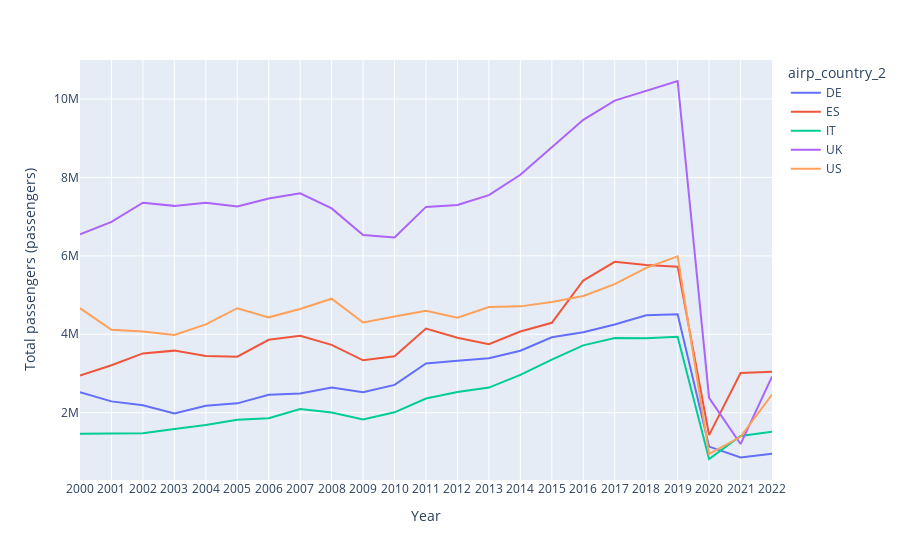

The cell this chart's notebook holds for it:
### Markdown cell above
After this information we made a top 5 of countries for passengers. Here you can see the historical data of the top 5. COVID is clearly visible.

### Code cell
total_passengers = top_passengers.groupby(['airp_country_2','Year']).sum()
total_passengers = total_passengers.reset_index()
total_passengers = codes_correction(total_passengers,'airp_country_2')
fig = px.line(total_passengers, x='Year', y= 'OBS_VALUE' ,color='airp_country_2',labels= passenger_labels)
fig.show()

### Figure 1 — Plotly figure (JSON) as saved in the notebook; plotly's stock layout.template omitted (floating-point values rounded to 4 significant figures)
{"data": [{"hovertemplate": "airp_country_2=DE<br>Year=%{x}<br>Total passengers (passengers)=%{y}<extra></extra>", "legendgroup": "DE", "line": {"color": "#636efa", "dash": "solid"}, "marker": {"symbol": "circle"}, "mode": "lines", "name": "DE", "orientation": "v", "showlegend": true, "type": "scatter", "x": ["2000", "2001", "2002", "2003", "2004", "2005", "2006", "2007", "2008", "2009", "2010", "2011", "2012", "2013", "2014", "2015", "2016", "2017", "2018", "2019", "2020", "2021", "2022"], "xaxis": "x", "y": [2524845, 2288619, 2190228, 1982774, 2178144, 2238925, 2458112, 2492000, 2645315, 2522413, 2710028, 3256008, 3325257, 3388949, 3581439, 3925346, 4052464, 4248871, 4485984, 4510807, 1135872, 860001, 955069], "yaxis": "y"}, {"hovertemplate": "airp_country_2=ES<br>Year=%{x}<br>Total passengers (passengers)=%{y}<extra></extra>", "legendgroup": "ES", "line": {"color": "#EF553B", "dash": "solid"}, "marker": {"symbol": "circle"}, "mode": "lines", "name": "ES", "orientation": "v", "showlegend": true, "type": "scatter", "x": ["2000", "2001", "2002", "2003", "2004", "2005", "2006", "2007", "2008", "2009", "2010", "2011", "2012", "2013", "2014", "2015", "2016", "2017", "2018", "2019", "2020", "2021", "2022"], "xaxis": "x", "y": [2945798, 3208768, 3512089, 3583139, 3443887, 3428028, 3859654, 3960591, 3729199, 3336256, 3440271, 4146554, 3913213, 3747772, 4069119, 4292170, 5370973, 5848240, 5769839, 5725209, 1427081, 3012581, 3045700], "yaxis": "y"}, {"hovertemplate": "airp_country_2=IT<br>Year=%{x}<br>Total passengers (passengers)=%{y}<extra></extra>", "legendgroup": "IT", "line": {"color": "#00cc96", "dash": "solid"}, "marker": {"symbol": "circle"}, "mode": "lines", "name": "IT", "orientation": "v", "showlegend": true, "type": "scatter", "x": ["2000", "2001", "2002", "2003", "2004", "2005", "2006", "2007", "2008", "2009", "2010", "2011", "2012", "2013", "2014", "2015", "2016", "2017", "2018", "2019", "2020", "2021", "2022"], "xaxis": "x", "y": [1460858, 1477603, 1475820, 1585276, 1688084, 1820802, 1860645, 2091667, 2005934, 1825400, 2010297, 2362084, 2530017, 2640791, 2964706, 3354565, 3717816, 3902294, 3897778, 3937034, 819354, 1406156, 1516285], "yaxis": "y"}, {"hovertemplate": "airp_country_2=UK<br>Year=%{x}<br>Total passengers (passengers)=%{y}<extra></extra>", "legendgroup": "UK", "line": {"color": "#ab63fa", "dash": "solid"}, "marker": {"symbol": "circle"}, "mode": "lines", "name": "UK", "orientation": "v", "showlegend": true, "type": "scatter", "x": ["2000", "2001", "2002", "2003", "2004", "2005", "2006", "2007", "2008", "2009", "2010", "2011", "2012", "2013", "2014", "2015", "2016", "2017", "2018", "2019", "2020", "2021", "2022"], "xaxis": "x", "y": [6549267, 6865945, 7354035, 7274878, 7356860, 7258205, 7462341, 7595698, 7211149, 6532316, 6467602, 7248978, 7295638, 7550118, 8067739, 8756504, 9469721, 9960215, 10207181, 10459369, 2377412, 1200348, 2921901], "yaxis": "y"}, {"hovertemplate": "airp_country_2=US<br>Year=%{x}<br>Total passengers (passengers)=%{y}<extra></extra>", "legendgroup": "US", "line": {"color": "#FFA15A", "dash": "solid"}, "marker": {"symbol": "circle"}, "mode": "lines", "name": "US", "orientation": "v", "showlegend": true, "type": "scatter", "x": ["2000", "2001", "2002", "2003", "2004", "2005", "2006", "2007", "2008", "2009", "2010", "2011", "2012", "2013", "2014", "2015", "2016", "2017", "2018", "2019", "2020", "2021", "2022"], "xaxis": "x", "y": [4665671, 4115379, 4071753, 3983221, 4253856, 4664817, 4432087, 4644496, 4908050, 4300251, 4454516, 4596671, 4421461, 4696070, 4711782, 4825930, 4975384, 5280622, 5693758, 5987041, 948962, 1384357, 2460987], "yaxis": "y"}], "layout": {"legend": {"title": {"text": "airp_country_2"}, "tracegroupgap": 0}, "margin": {"t": 60}, "xaxis": {"anchor": "y", "domain": [0, 1], "title": {"text": "Year"}}, "yaxis": {"anchor": "x", "domain": [0, 1], "title": {"text": "Total passengers (passengers)"}}}}
